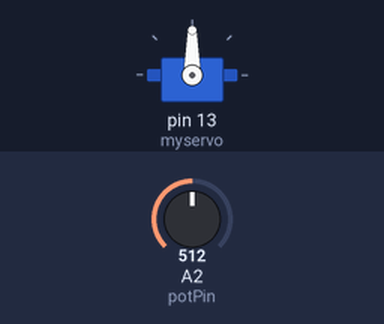
Recording of a sketch running on a simulated Arduino Uno, built with avr-gcc and run on an emulated ATmega328P. Parts: servo. Inputs (shaded band) come from the test bench; at power-on: A2 (potPin) = 512.

Above: at 1.2 s.
1.3 s: A2 (potPin) set to 716
At 1.7 s:
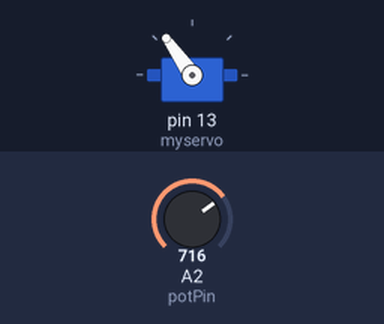
2.8 s: A2 (potPin) set to 900
At 4.0 s:
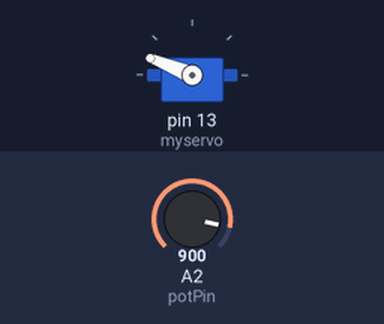
4.3 s: A2 (potPin) set to 1023
At 5.2 s:
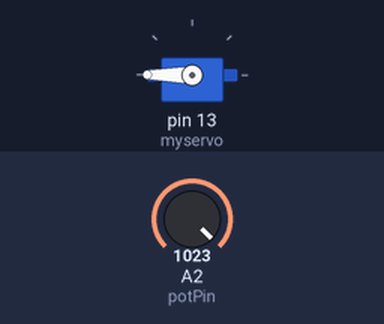
5.8 s: A2 (potPin) set to 306
At 6.4 s:
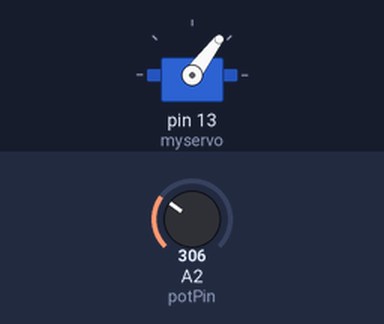
7.3 s: A2 (potPin) set to 122
At 8.7 s:
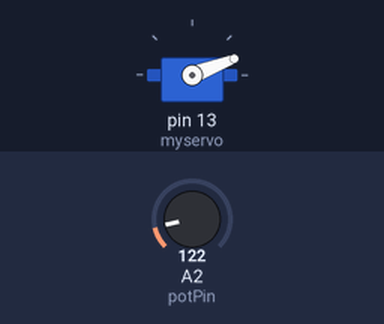
Timing chart, 0 to 9.8 s (numbered marks = the images above; inputs shaded):
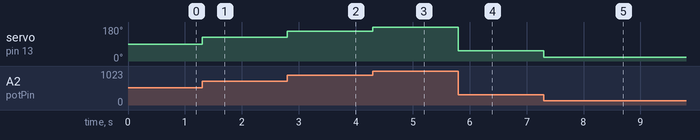

Measured:
- after the input at 1.3 s, servo on pin 13 (myservo): 90° → 125° at once
- after the input at 2.8 s, servo on pin 13 (myservo): 125° → 158° at once
- after the input at 4.3 s, servo on pin 13 (myservo): 158° → 180° at once
- after the input at 5.8 s, servo on pin 13 (myservo): 180° → 53° at once
- after the input at 7.3 s, servo on pin 13 (myservo): 53° → 21° at once

The sketch:

Make_it_better_Twist.ino
```cpp
#include <Servo.h>
Servo myservo;
int pos=0;
int potPin = 2;
int val = 0;


void setup() {
  // put your setup code here, to run once:
myservo.attach(13);
Serial.begin(9600);
}

void loop() {
val = analogRead(potPin);
pos = map(val,0,1023,0,180);
myservo.write(pos);
}
```
